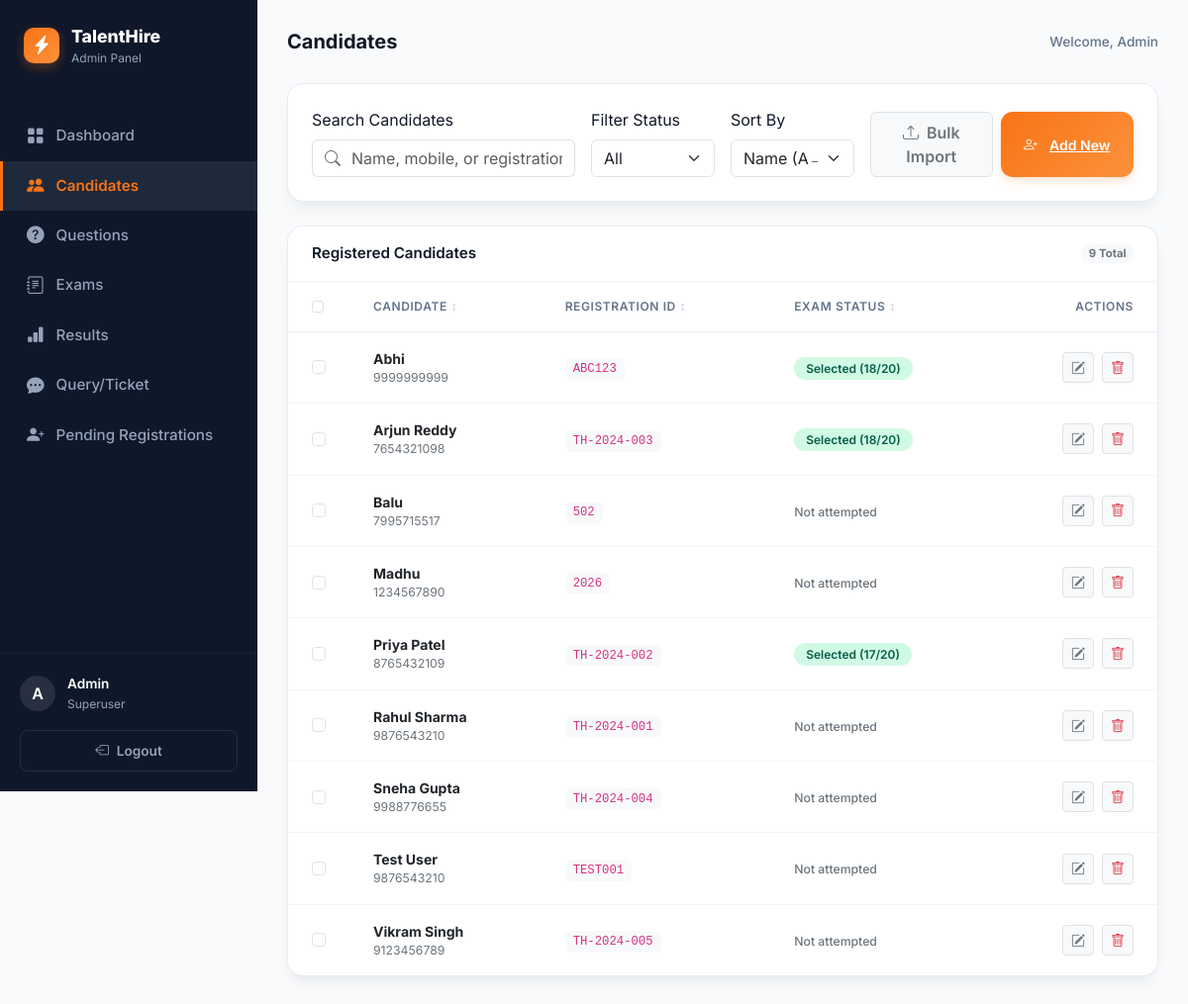
The page /portal/candidates/ (signed in) on the database its author committed.
### exam/models.py (models this page shows, shortened)
class Candidate(models.Model):
    name            = models.CharField(max_length=100)        # Full name of candidate
    mobile          = models.CharField(max_length=15)         # 10-digit mobile number
    registration_id = models.CharField(max_length=50, unique=True)  # Unique ID given by admin
    password        = models.CharField(max_length=128, blank=True, null=True) # Hashed password
    is_activated    = models.BooleanField(default=True)       # Candidates can login by default
    class Meta:
        verbose_name = "Candidate"
        verbose_name_plural = "Candidates"
        ordering = ['name']

class ExamAttempt(models.Model):
    candidate   = models.ForeignKey(Candidate, on_delete=models.CASCADE)  # Link to candidate
    exam        = models.ForeignKey('Exam', on_delete=models.SET_NULL, null=True, blank=True, related_name='attempts')
    score       = models.IntegerField(default=0)          # Number of correct answers (e.g., 15)
    total       = models.IntegerField(default=20)         # Total questions (always 20)
    percentage  = models.FloatField(default=0.0)          # e.g., 75.0
    status      = models.CharField(max_length=20)         # 'Selected' or 'Not Selected'
    is_published = models.BooleanField(default=True)       # Whether candidate can see this result
    date_taken  = models.DateTimeField(auto_now_add=True) # Automatically set when attempt created
    class Meta:
        verbose_name = "Exam Attempt"
        verbose_name_plural = "Exam Attempts"
        ordering = ['-date_taken']  # Newest first

### exam/views.py (the view)
# urls.py: path('portal/candidates/',               views.admin_candidates_view,  name='admin_candidates'),
@admin_required
def admin_candidates_view(request):
    candidates = Candidate.objects.all().order_by('name')
    return render(request, 'exam/admin_candidates.html', {'candidates': candidates})

### exam/views.py (called while the page is built)
def admin_required(view_func):
    @functools.wraps(view_func)
    def wrapper(request, *args, **kwargs):
        if not (request.user.is_authenticated and request.user.is_staff):
            return redirect('admin_login')
        return view_func(request, *args, **kwargs)
    return wrapper

### exam/templates/exam/admin_candidates.html (shortened to what this page needs)
{% extends 'exam/admin_base.html' %}
{% block nav_cand %}active{% endblock %}
{% block page_title %}Candidates{% endblock %}
{% block content %}
<div class="admin-card mb-4">
    <div class="p-4">
        <div class="row g-3 align-items-end">
            <div class="col-md-4">
                <label class="form-label">Search Candidates</label>
                <div class="input-group">
                    <span class="input-group-text bg-white border-end-0 text-secondary"><i class="bi bi-search"></i></span>
                    <input type="text" class="form-control border-start-0 ps-0" id="candidateSearch" placeholder="Name, mobile, or registration ID...">
                </div>
            </div>
            <div class="col-md-2">
                <label class="form-label">Filter Status</label>
                <select class="form-select" id="statusFilter">
                    <option selected value="">All</option>
                </select>
            </div>
            <div class="col-md-2">
                <label class="form-label">Sort By</label>
                <select class="form-select" id="sortBy">
                    <option value="name">Name (A→Z)</option>
                </select>
            </div>
            <div class="col-md-4">
                <div class="d-flex gap-2">
                    <button class="btn btn-light border fw-semibold text-secondary w-100 py-2" data-bs-toggle="modal" data-bs-target="#bulkImportModal">
                        <i class="bi bi-upload me-1"></i> Bulk Import
                    </button>
                    <a href="{% url 'admin_add_candidate' %}" class="btn-orange w-100 py-2">
                        <i class="bi bi-person-plus me-1"></i> Add New
                    </a>
                </div>
            </div>
        </div>
    </div>
</div>
<div class="admin-card">
    <div class="admin-card-header">
        <span>Registered Candidates</span>
        <span class="badge bg-light text-secondary" id="visibleCount">{{ candidates|length }} Total</span>
    </div>
    <div class="table-responsive">
        <table class="table admin-table" id="candTable">
            <thead>
                <tr>
                    <th style="width: 36px;"><input type="checkbox" id="selAll" class="form-check-input"></th>
                    <th class="sortable" data-sort="name">Candidate</th>
                    <th class="sortable" data-sort="reg_id">Registration ID</th>
                    <th class="sortable" data-sort="status">Exam Status</th>
                    <th class="text-end">Actions</th>
                </tr>
            </thead>
            <tbody>
                {% for candidate in candidates %}
                {% with attempt=candidate.examattempt_set.last %}
                <tr class="candidate-row"
                    data-id="{{ candidate.id }}"
                    data-name="{{ candidate.name|lower }}"
                    data-reg_id="{{ candidate.registration_id|lower }}"
                    data-mobile="{{ candidate.mobile }}"
                    data-status="{% if not attempt %}not-attempted{% elif attempt.status == 'Selected' %}selected{% else %}not-selected{% endif %}"
                    data-attempted="{% if attempt %}1{% else %}0{% endif %}">
                    <td><input type="checkbox" class="form-check-input row-check" value="{{ candidate.id }}"></td>
                    <td>
                        <div class="fw-bold text-dark">{{ candidate.name }}</div>
                        <div class="small text-secondary">{{ candidate.mobile }}</div>
                    </td>
                    <td><code class="bg-light p-1 px-2 rounded small">{{ candidate.registration_id }}</code></td>
                    <td>
                        {% if attempt %}
                            {% if attempt.status == 'Selected' %}
                                <span class="badge-pill badge-success">Selected ({{ attempt.score }}/{{ attempt.total }})</span>
                            {% else %}
                                <span class="badge-pill badge-danger">Not Selected ({{ attempt.score }}/{{ attempt.total }})</span>
                            {% endif %}
                        {% else %}
                            <span class="text-secondary small fw-medium">Not attempted</span>
                        {% endif %}
                    </td>
                    <td class="text-end">
                        <div class="d-flex gap-2 justify-content-end">
                            <a href="{% url 'admin_edit_candidate' candidate.pk %}" class="btn btn-sm btn-light border text-secondary" title="Edit">
                                <i class="bi bi-pencil-square"></i>
                            </a>
                            <button onclick="showDeleteConfirm('Candidate', '{{ candidate.name|escapejs }}', '{% url 'admin_delete_candidate' candidate.pk %}')"
                                    class="btn btn-sm btn-light border text-danger" title="Delete">
                                <i class="bi bi-trash"></i>
                            </button>
                        </div>
                    </td>
                </tr>
                {% endwith %}
                {% empty %}
                <tr><td colspan="5" class="text-center py-5 text-secondary">No candidates found.</td></tr>
                {% endfor %}
            </tbody>
        </table>
    </div>
</div>
{% endblock %}

### exam/templates/exam/admin_base.html (shortened to what this page needs)
<!DOCTYPE html>
<html lang="en">
<head>
    <link href="https://cdn.jsdelivr.net/npm/bootstrap@5.3.0/dist/css/bootstrap.min.css" rel="stylesheet">
    <link href="https://cdn.jsdelivr.net/npm/bootstrap-icons@1.10.5/font/bootstrap-icons.css" rel="stylesheet">
</head>
<body>
<aside class="sidebar">
    <a href="{% url 'admin_dashboard' %}" class="sidebar-brand">
        <div class="brand-logo"><i class="bi bi-lightning-charge-fill"></i></div>
        <div>
            <span class="brand-name">TalentHire</span>
            <span class="brand-sub">Admin Panel</span>
        </div>
    </a>
    <nav class="nav-menu">
        <a href="{% url 'admin_dashboard' %}" class="nav-item {% block nav_dash %}{% endblock %}">
            <i class="bi bi-grid-fill"></i> Dashboard
        </a>
        <a href="{% url 'admin_candidates' %}" class="nav-item {% block nav_cand %}{% endblock %}">
            <i class="bi bi-people-fill"></i> Candidates
        </a>
        <a href="{% url 'admin_questions' %}" class="nav-item {% block nav_ques %}{% endblock %}">
            <i class="bi bi-question-circle-fill"></i> Questions
        </a>
        <a href="{% url 'admin_settings' %}" class="nav-item {% block nav_set %}{% endblock %}">
            <i class="bi bi-journal-text"></i> Exams
        </a>
        <a href="{% url 'admin_results' %}" class="nav-item {% block nav_res %}{% endblock %}">
            <i class="bi bi-bar-chart-fill"></i> Results
        </a>
        <a href="{% url 'admin_queries' %}" class="nav-item {% block nav_query %}{% endblock %}">
            <i class="bi bi-chat-dots-fill"></i> Query/Ticket
        </a>
        <a href="{% url 'admin_pending_registrations' %}" class="nav-item {% block nav_pending %}{% endblock %}">
            <i class="bi bi-person-plus-fill"></i> Pending Registrations
        </a>
    </nav>
    <div class="sidebar-footer">
        <div class="user-profile">
            <div class="user-avatar">A</div>
            <div class="user-info">
                <span class="user-name">{{ request.user.username|capfirst }}</span>
                <span class="user-role">Superuser</span>
            </div>
        </div>
        <a href="{% url 'admin_logout' %}" class="btn-logout">
            <i class="bi bi-box-arrow-left"></i> Logout
        </a>
    </div>
</aside>
<main class="main-content">
    <header class="page-header">
        <h2 class="page-title">{% block page_title %}Dashboard{% endblock %}</h2>
        <div class="header-actions">
            Welcome, Admin
        </div>
    </header>
    {% block content %}{% endblock %}
</main>
</body>
</html>

### exam/templates/exam/admin_base.html (style rules this page uses)
:root { --sidebar-bg: #0f172a; --sidebar-hover: #1e293b; --sidebar-active: #1e293b; --sidebar-text: #94a3b8; --sidebar-text-active: #f8fafc; --primary-orange: #f97316; --primary-gradient: linear-gradient(135deg, #f97316 0%, #fb923c 100%); --bg-body: #f8fafc; --card-shadow: 0 10px 15px -3px rgba(0, 0, 0, 0.05), 0 4px 6px -2px rgba(0, 0, 0, 0.025); --card-border: 1px solid rgba(226, 232, 240, 0.8); }
* { margin:0; padding:0; box-sizing:border-box; }
body { font-family: 'Inter', sans-serif; background: var(--bg-body); color: #111827; min-height: 100vh; display: flex; }
.sidebar { width: 260px; background: var(--sidebar-bg); color: white; display: flex; flex-direction: column; position: fixed; height: 100vh; left: 0; top: 0; z-index: 1000; transition: all 0.3s; }
.sidebar-brand { padding: 24px; display: flex; align-items: center; gap: 12px; text-decoration: none; color: white; }
.brand-logo { background: var(--primary-gradient); width: 36px; height: 36px; border-radius: 10px; display: flex; align-items: center; justify-content: center; font-size: 1.2rem; color: white; box-shadow: 0 4px 12px rgba(249, 115, 22, 0.3); }
.brand-name { font-weight: 800; font-size: 1.1rem; }
.brand-sub { font-size: 0.75rem; color: var(--sidebar-text); display: block; }
.nav-menu { flex: 1; padding: 20px 0; }
.nav-item { display: flex; align-items: center; gap: 12px; padding: 12px 24px; color: var(--sidebar-text); text-decoration: none; font-size: 0.95rem; font-weight: 500; transition: all 0.2s; border-left: 3px solid transparent; }
.nav-item.active { background: var(--sidebar-active); color: var(--primary-orange); border-left-color: var(--primary-orange); font-weight: 600; }
.nav-item i { font-size: 1.1rem; }
.sidebar-footer { padding: 20px; border-top: 1px solid rgba(255,255,255,0.05); }
.user-profile { display: flex; align-items: center; gap: 12px; margin-bottom: 16px; }
.user-avatar { width: 36px; height: 36px; border-radius: 50%; background: rgba(255,255,255,0.1); display: flex; align-items: center; justify-content: center; color: white; font-weight: 600; }
.user-info { font-size: 0.85rem; }
.user-name { font-weight: 600; display: block; }
.user-role { color: var(--sidebar-text); font-size: 0.75rem; }
.btn-logout { width: 100%; padding: 10px; border-radius: 8px; border: 1px solid rgba(255,255,255,0.1); background: transparent; color: var(--sidebar-text); font-size: 0.85rem; font-weight: 600; text-decoration: none; display: flex; align-items: center; justify-content: center; gap: 8px; transition: all 0.2s; }
.main-content { margin-left: 260px; flex: 1; padding: 30px; max-width: calc(100% - 260px); }
.page-header { display: flex; justify-content: space-between; align-items: center; margin-bottom: 30px; }
.page-title { font-weight: 700; font-size: 1.25rem; margin: 0; }
.header-actions { color: #64748b; font-size: 0.85rem; font-weight: 500; }
.admin-card { background: white; border-radius: 16px; border: var(--card-border); box-shadow: var(--card-shadow); margin-bottom: 24px; overflow: hidden; transition: box-shadow 0.2s, transform 0.2s; }
.admin-card-header { padding: 16px 24px; border-bottom: 1px solid #edf2f7; font-weight: 600; font-size: 0.95rem; display: flex; align-items: center; justify-content: space-between; }
.admin-table { margin: 0; }
.admin-table thead th { background: transparent; border-bottom: 1px solid #edf2f7; padding: 16px 24px; color: #64748b; font-weight: 600; font-size: 0.75rem; text-transform: uppercase; letter-spacing: 0.05em; }
.admin-table tbody td { padding: 16px 24px; vertical-align: middle; border-bottom: 1px solid #f1f5f9; font-size: 0.875rem; }
.admin-table tr:last-child td { border-bottom: none; }
.badge-pill { padding: 4px 12px; border-radius: 50px; font-weight: 600; font-size: 0.75rem; }
.badge-success { background: #d1fae5; color: #065f46; }
.btn-orange { background: var(--primary-gradient); color: white; border: none; border-radius: 12px; padding: 10px 22px; font-weight: 600; font-size: 0.875rem; transition: all 0.3s ease; display: inline-flex; align-items: center; justify-content: center; gap: 8px; box-shadow: 0 4px 10px rgba(249, 115, 22, 0.2); }

### exam/templates/exam/admin_candidates.html (style rules this page uses)
.sortable { cursor: pointer; user-select: none; }
.sortable::after { content: " ↕"; opacity: 0.4; font-size: 0.75rem; }

### rows shown on the page
Candidate: name "Abhi", mobile "9999999999", registration_id "ABC123", examattempt_set.last.score "18", examattempt_set.last.total "20"
Candidate: name "Arjun Reddy", mobile "7654321098", registration_id "TH-2024-003", examattempt_set.last.score "18", examattempt_set.last.total "20"
Candidate: name "Balu", mobile "7995715517", registration_id "502", shows "Not attempted"
Candidate: name "Madhu", mobile "1234567890", registration_id "2026", shows "Not attempted"
Candidate: name "Priya Patel", mobile "8765432109", registration_id "TH-2024-002", examattempt_set.last.score "17", examattempt_set.last.total "20"
Candidate: name "Rahul Sharma", mobile "9876543210", registration_id "TH-2024-001", shows "Not attempted"
Candidate: name "Sneha Gupta", mobile "9988776655", registration_id "TH-2024-004", shows "Not attempted"
Candidate: name "Test User", mobile "9876543210", registration_id "TEST001", shows "Not attempted"
Candidate: name "Vikram Singh", mobile "9123456789", registration_id "TH-2024-005", shows "Not attempted"

### other values the page prints
{{ request.user.username|capfirst }} "Admin"
{{ candidates|length }} "9"
